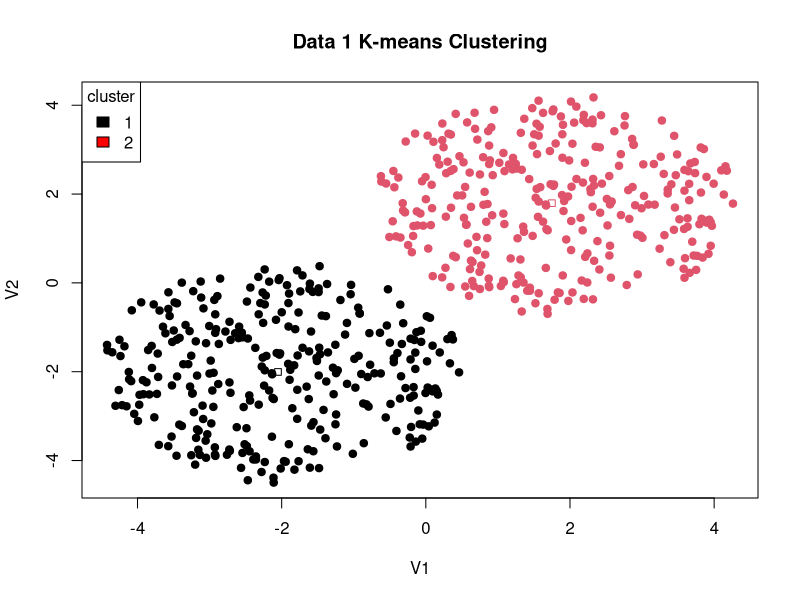
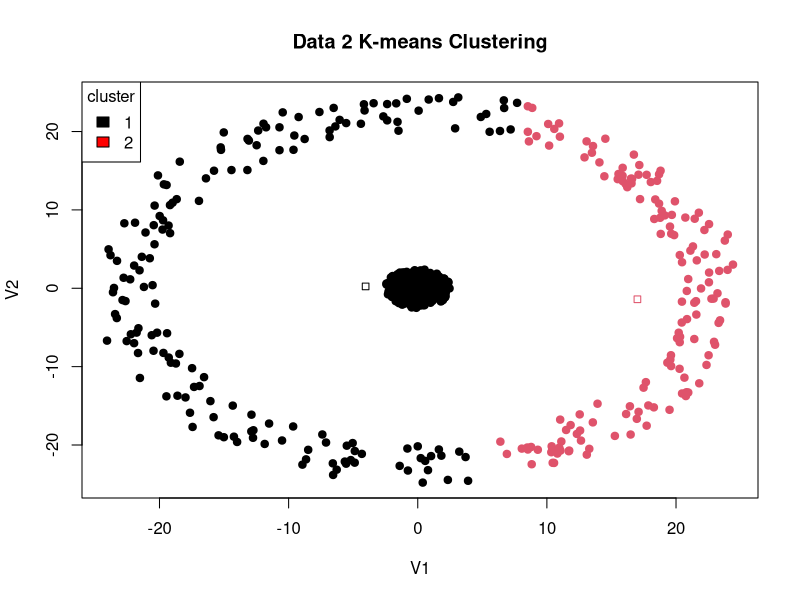
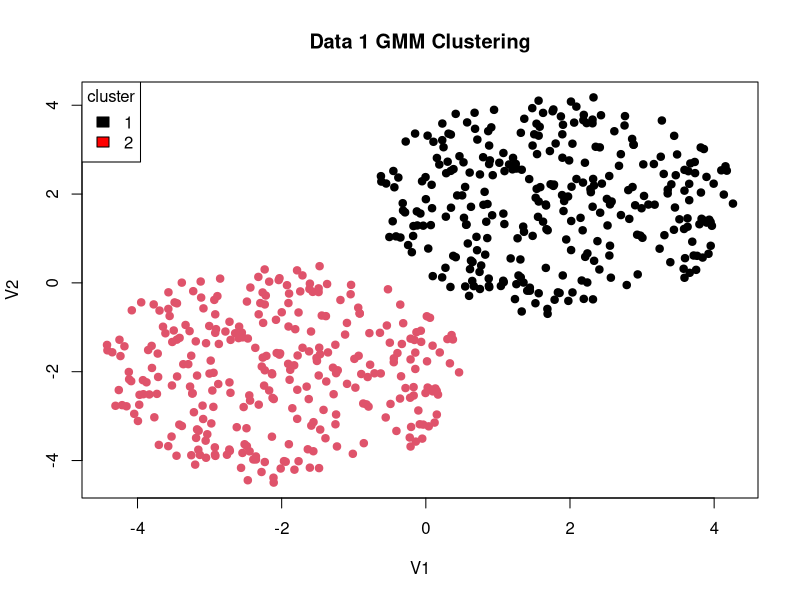
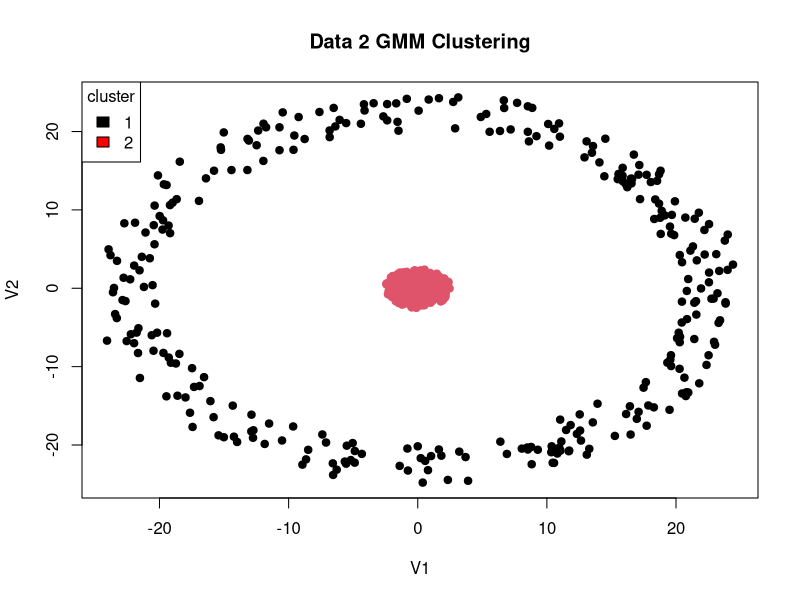

Generate these figures, in order, with R:
## ---- chunk 1
# load data into environment
data1 <- read.csv("data/data1.csv", header = FALSE)
data2 <- read.csv("data/data2.csv", header = FALSE)
## ---- chunk 2
# set seed to 1234
set.seed(1234)

# apply k-means clustering function to both data sets
kmeans1 <- kmeans(data1, centers = 2, nstart = 20, algorithm = "Lloyd", iter.max = 100)
kmeans2 <- kmeans(data2, centers = 2, nstart = 20, algorithm = "Lloyd", iter.max = 100)

# plot results for data sets
plot(data1, col = kmeans1$cluster, pch = 19, main = "Data 1 K-means Clustering")
legend("topleft", legend = c("1", "2"), fill = c("black", "red"), title = "cluster")
points(kmeans1$centers, col = 1:2, pch = 22)

plot(data2, col = kmeans2$cluster, pch = 19, main = "Data 2 K-means Clustering")
legend("topleft", legend = c("1", "2"), fill = c("black", "red"), title = "cluster")
points(kmeans2$centers, col = 1:2, pch = 22)
## ---- chunk 3
# load mclust package
library(mclust)

# fit GMM to data sets
gmm1 <- Mclust(data1, G = 2)
gmm2 <- Mclust(data2, G = 2)
## ---- chunk 4
# show gmm1 parameters
gmm1$parameters
## ---- chunk 5
# show gmm2 parameters
gmm2$parameters
## ---- chunk 6
# plot results for data sets
plot(data1, col = gmm1$classification, pch = 19, main = "Data 1 GMM Clustering")
legend("topleft", legend = c("1", "2"), fill = c("black", "red"), title = "cluster")

plot(data2, col = gmm2$classification, pch = 19, main = "Data 2 GMM Clustering")
legend("topleft", legend = c("1", "2"), fill = c("black", "red"), title = "cluster")
